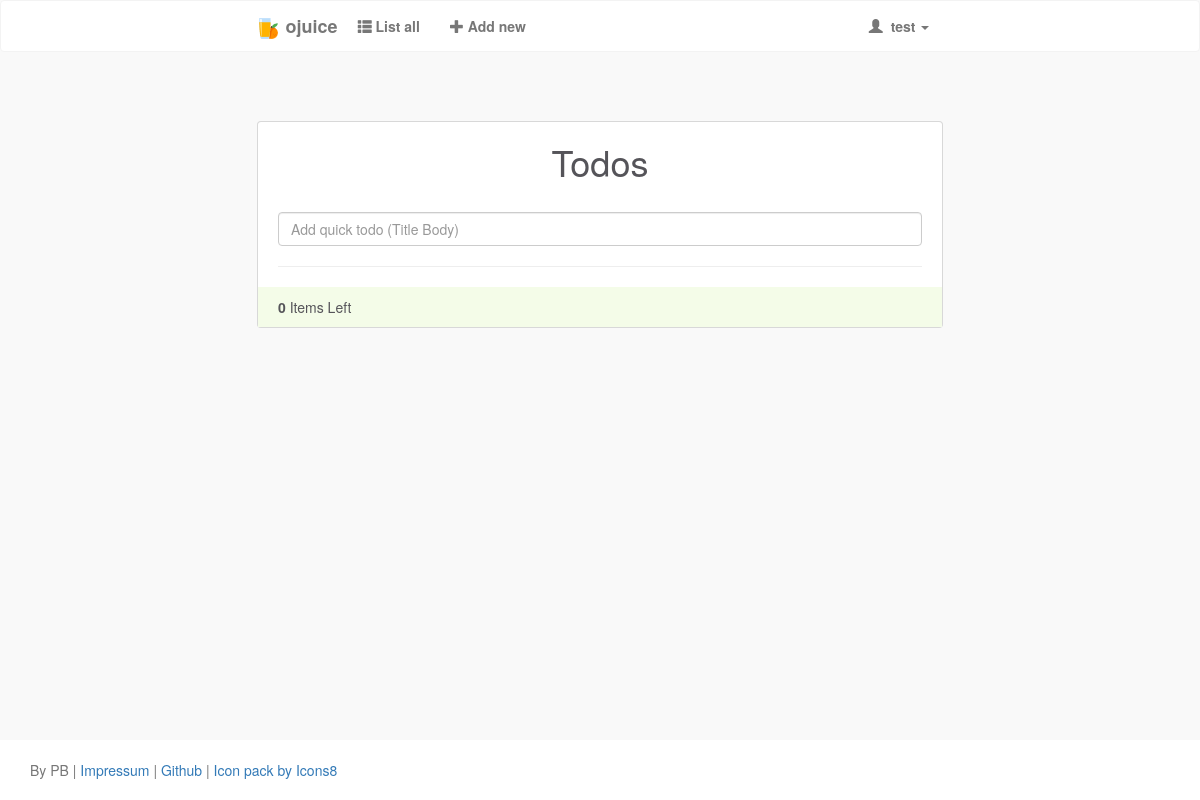
The page / (signed in) on the database as committed earlier.
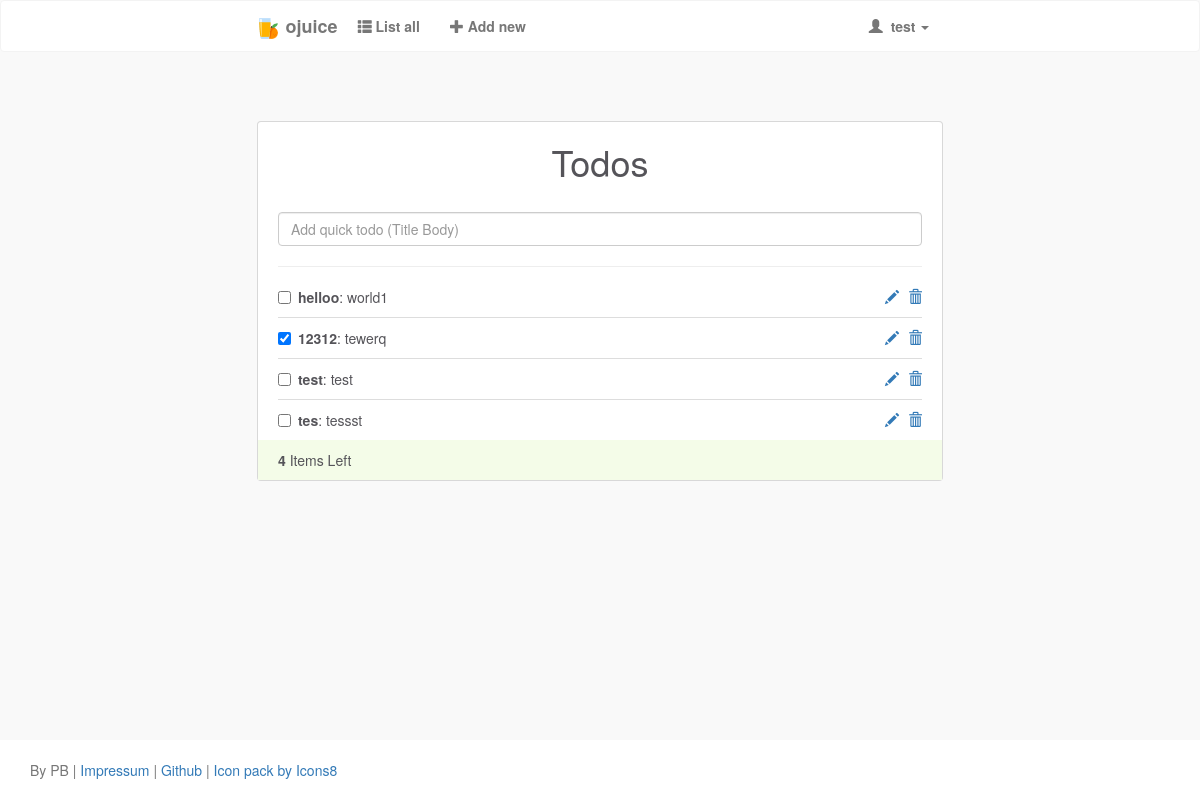
The same page on the database as committed later.
### todo/models.py (models this page shows, shortened)
class Todo(models.Model):
    title = models.CharField(max_length=30)
    body = models.CharField(max_length=255)
    created_at = models.DateTimeField(auto_now_add=True, blank=True)
    checked = models.BooleanField(default=False)
    owner = models.ManyToManyField(User)
    id = HashidAutoField(primary_key=True)

### todo/views.py (the view)
# urls.py: url(r'^$', views.todoIndex, name='index'),
def todoIndex(request):
    ua = request.META.get('HTTP_USER_AGENT', '').lower()
    if ua.find("iphone") > 0 or ua.find("ipad") > 0 or ua.find("android") > 0:
        mobile = True
    else:
        mobile = False
    if request.user.is_authenticated:
        todos = Todo.objects.filter(owner=request.user)
        form = QuickTodoForm()
        context = {
            'title': 'Todos',
            'todos': todos,
            'form': form,
            'mobile': mobile
        }
        return render(request, 'index.html', context)
    else:
        return redirect('login')

### todo/forms.py
class QuickTodoForm(forms.Form):
    title = forms.CharField(max_length=285)
    title.widget.attrs = {
        'class': 'form-control add-todo',
        'placeholder': 'Add quick todo (Title Body)'
    }

### templates/index.html (shortened to what this page needs)
{% extends 'base.html' %}
{% block content %}
<div class="container outer_wrap">
    <div class="row">
        <div class="col-md-12">
            <div class="todolist">
                <h1>{{title}}</h1>
                <form action="{% url 'create_quick' %}" method="post">
                    {{ form.title }}
                </form>
                <hr>
                <ul id="sortable" class="list-unstyled">
                    {% for todo in todos %}
                    <li class="ui-state-default">
                        <div class="checkbox">
                            <label class="newTask">
                                <input {% if todo.checked %}checked{% endif %} type="checkbox" onclick="myTest('{{todo.id}}')" />
                                <b>{{todo.title}}</b>: {% if mobile %} {{todo.body|truncatechars:20|urlize}} {% else %} {{todo.body|truncatechars:65|urlize}} {% endif %}</label>
                            <div class="pull-right">
                                <a href="{% url 'detail' todo.id %}" id="left_pencil">
                                    <span class="glyphicon glyphicon-pencil" aria-hidden="true"></span>
                                </a>
                                <a id="{{todo.id}}" class="todo_remove">
                                    <span class="glyphicon glyphicon-trash" aria-hidden="true"></span>
                                </a>
                            </div>
                        </div>
                    </li>
                    {% endfor %}
                </ul>
                <div class="todo-footer">
                    <strong><span class="count-todos" id="counted_todos">{{todos|length}}</span></strong> Items Left
                </div>
            </div>
        </div>
    </div>
</div>
{% endblock content %}

Rows that differ between the two databases and show on the page:
added Todo: title "helloo", body "world1"
added Todo: checked "☑", title "12312", body "tewerq"
added Todo: title "test", body "test"
added Todo: title "tes", body "tessst"
Other text that changed with them:
{{ todos|length }}: "0" → "4"
